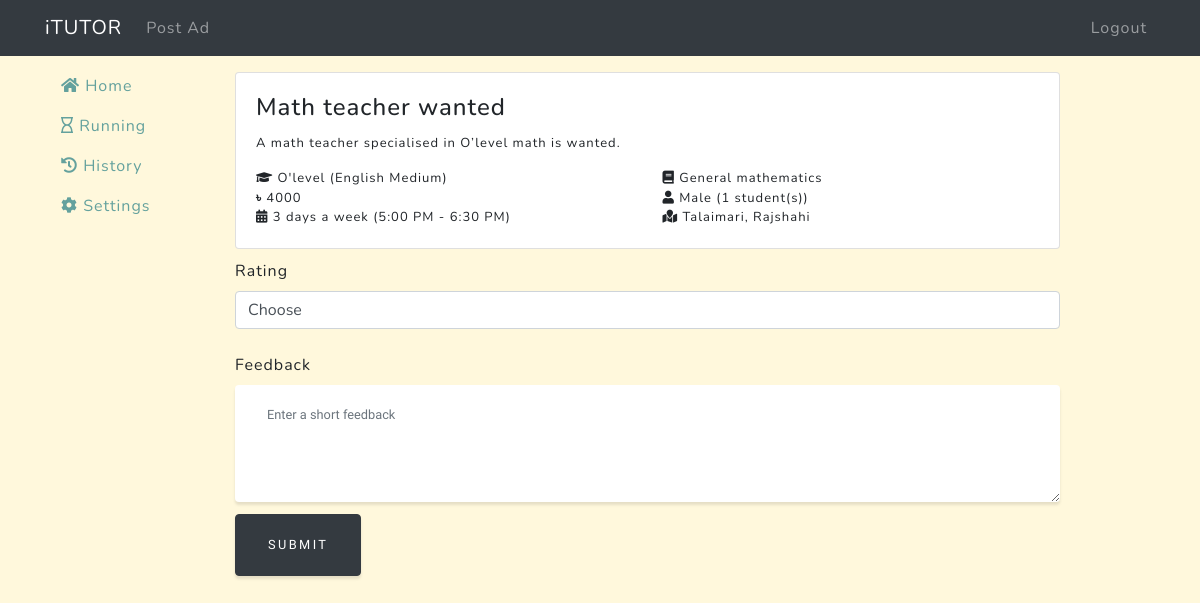
Page /client/ad/1/feedback/ (signed in) on the committed database.
### tuition/models.py (models this page shows, shortened)
class Ad(models.Model):
    ad_time = models.DateTimeField(auto_now=True, verbose_name='Ad time')
    title = models.CharField(max_length=1000, null=False, verbose_name='Title')
    description = models.TextField(verbose_name='Description')
    subjects = models.CharField(max_length=1000, null=False, verbose_name='Subjects')
    type = models.CharField(max_length=200, null=False, verbose_name='Type')
    grade = models.CharField(max_length=200, null=False, verbose_name='Class')
    gender = models.CharField(max_length=20, verbose_name='Gender')
    pref_gender = models.CharField(max_length=20, verbose_name='Preferred Gender')
    std_count = models.IntegerField(verbose_name='Student Count')
    time = models.CharField(max_length=200, verbose_name='Teaching Time')
    days = models.IntegerField(null=False, verbose_name='How many days a week')
    location = models.CharField(max_length=1000, null=False, verbose_name='Location')
    salary = models.IntegerField(null=False, verbose_name='Monthly Salary')
    client = models.ForeignKey(User, on_delete=models.CASCADE)
    taken = models.BooleanField(default=False, verbose_name='Taken')  # Whether the job is taken
    timeout = models.DateTimeField(null=False, verbose_name='Run This Ad Until')  # The Ad will be available until that time

### client/decorators.py (the view)
    def wrapper(request, *args, **kwargs):
        decorated_view_func = login_required(request)
        if not decorated_view_func.user.is_authenticated:
            messages.warning(request, 'Please login first')
            return redirect('login-page')
        if not request.user.is_client:
            return redirect('home-page')
        else:
            return function(request, *args, **kwargs)

### client/views.py (called while the page is built)
def get_feed(request, ad):
    _feedback = ClientFeedback.objects.filter(ad=ad)
    return {
        'ad': ad,
        'pk': ad.pk,
        'title': ad.title,
        'description': ad.description,
        'grade': ad.grade,
        'type': ad.type,
        'subjects': ad.subjects,
        'salary': ad.salary,
        'gender': ad.gender,
        'std_count': ad.std_count,
        'days': ad.days,
        'time': ad.time,
        'location': ad.location,
        'client': ad.client,
        'proposals': ad.proposal_set.count(),
        'feedback': _feedback[0] if _feedback.exists() else False,
    }

### client/templates/client/feedback.html (shortened to what this page needs)
{% extends 'client/base_client.html' %}
{% block content %}
    <div class="view-ad">
      {% include 'client/single_ad.inc.html' %}
    </div>
    <form method="post">
      <label for="rating">Rating</label>
      <select class="form-control" name="rating" id="rating" required>
          <option value="" disabled selected>Choose</option>
      </select><br>
      <label for="feedback">Feedback</label>
      <textarea class="form-control" name="feedback" id="feedback" placeholder="Enter a short feedback" rows="4">{{ feedback }}</textarea>
      <button type="submit" class="btn btn-dark">Submit</button>
    </form>
{% endblock content %}

### client/templates/client/single_ad.inc.html (shortened to what this page needs)
{% if feed.proposals and show_applicant_number %}
<div class="ad border-info card" style="border-top-width: thick;">
  <div class="bg-info card-text text-light" style="padding: 0 10px;">
    {{ feed.proposals }} applicant(s)
  </div>
{% else %}
<div class="ad card">
{% endif %}
  <div class="card-body">
    <h4 class="card-title">
    {% if display_url %}
        <a class="card-link" href="{% url 'client-applicants' feed.pk %}">{{ feed.title }}</a>
    {% else %}
        {{ feed.title }}
    {% endif %}
    </h4>
    <p class="card-text">{{ feed.description }}</p>
    <div class="row">
      <div class="col-md-6" title="Class and medium"><i class="fa fa-graduation-cap"></i> {{ feed.grade }} ({{ feed.type }})</div>
      <div class="col-md-6" title="Subjects"><i class="fa fa-book"></i> {{ feed.subjects }}</div>
    </div>
    <div class="row">
      <div class="col-md-6" title="Monthly salary"><i class="fa">৳</i> {{ feed.salary }}</div>
      <div class="col-md-6" title="Student gender and count"><i class="fa fa-user"></i> {{ feed.gender }} ({{ feed.std_count }} student(s))</div>
    </div>
    <div class="row">
      <div class="col-md-6" title="Date and time">
        <i class="fa fa-calendar-alt"></i>
        {{ feed.days }} days a week
        {% if feed.time %}
            ({{ feed.time }})
        {% endif %}
      </div>
      <div class="col-md-6" title="Location"><i class="fa fa-map-marked"></i> {{ feed.location }}</div>
    </div>
  </div>
</div>

### client/templates/client/feedback.html (style rules this page uses)
div.view-ad { margin-top: 1rem; margin-bottom: 10px; }

### rows in the picture
Ad: title "Math teacher wanted", description "A math teacher specialised in O’level math is wanted.", grade "O'level", type "English Medium", subjects "General mathematics", gender "Male", time "5:00 PM - 6:30 PM", location "Talaimari, Rajshahi"

### other values in the picture
{{ feed.salary }} "4000"
{{ feed.std_count }} "1"
{{ feed.days }} "3"
